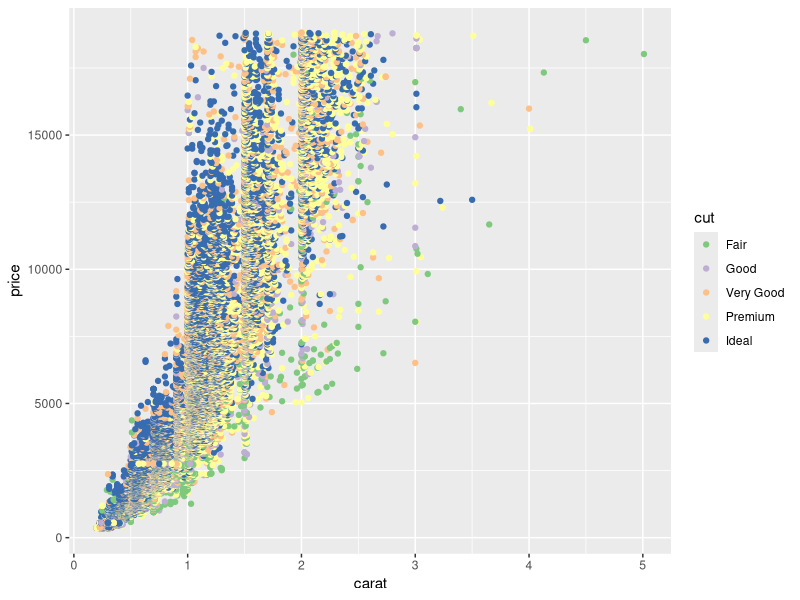

This figure's R source:
install.packages('ggplot2')
library(ggplot2)

install.packages('RColorBrewer')
library(RColorBrewer)

data(diamonds)

qplot(data = diamonds, x = carat, y = price, color = cut) +
  scale_color_brewer(palette = 'Accent')

